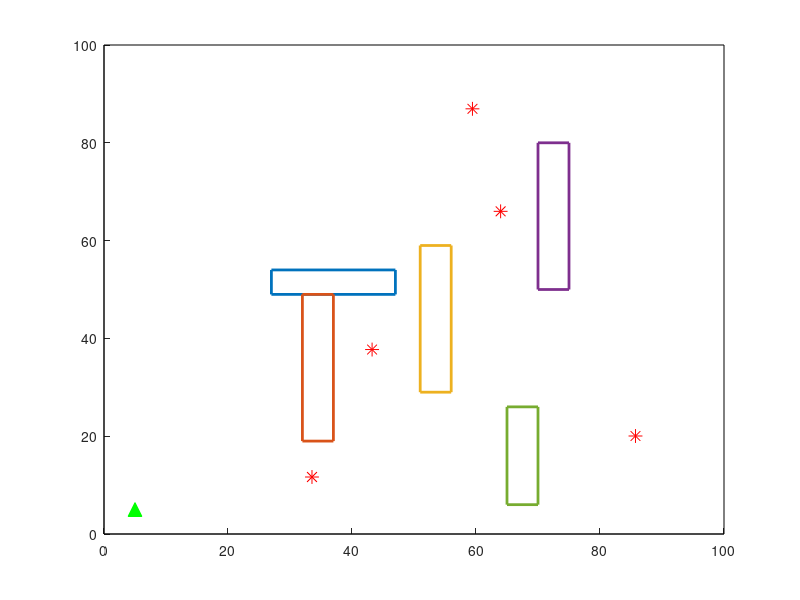

Here is the MATLAB script that generated this plot: (Note: this script raises an error after producing the figure.)
function genRndScene()
%%% randomly generate scenarios for simulation
% Chang Liu 8/6/16
% parameters to tune:
% s_pos: starting position of the human
% shape_set: the set of obstacles shapes
% obs_num: total number of obstacles
% tar_num: total number of targets
% max_spd_set: the maximum speed of the human between a pair of obstacles

clc;
clear all;

% basic setup
fld_cor = [0,0,100,100]; % size of the field [xmin,ymin,xmax,ymax]
s_pos = [5;5]; % starting position of the human

%% define obstacle
% define basic obstacle shapes
% {'r',[w,h]}: rectangle with horizontal size a (width) and vertical size b
% (height).
% {'c',a}: circle with radius a
shape_set = {{'r',[5,20]},{'r',[20,5]},{'r',[5,30]},{'c',5}}; 

% generate obstacle positions
obs_num = 5; % specifiy total number of obstacles
obs_set = cell(obs_num,1); % save info of obstacles
count = 0; % counter for obstacle

while (count < obs_num)
    % randomly generate obstacles until we have the numble of obstacle is obs_num
    shape_idx = randi(length(shape_set),1); % randomly choose a shape
    tmp_shape = shape_set{shape_idx};
    
    % generate position of an obstacle
    tmp_pos = [randi([fld_cor(1),fld_cor(3)],1);randi([fld_cor(2),fld_cor(4)],1)]; 
    if strcmp(tmp_shape{1},'c')        
    % for a circle, the generated position is its center
        radius = tmp_shape{2};
        
        % keep this obstacle if it falls within the field and do not
        % collide with other obstacles. otherwise, generate a new one
        if (tmp_pos(1)+radius <= fld_cor(3)) && (tmp_pos(1)-radius >= fld_cor(1)) ...
                && (tmp_pos(2)+radius <= fld_cor(4)) && (tmp_pos(2)-radius >= fld_cor(2))            
            % if inside the field, check collision then 
            new_shape = {shape_set{shape_idx}{1},shape_set{shape_idx}{2},tmp_pos};
            is_colliding = false;            
            for jj = 1:count                
                other_shape = obs_set{jj};                
                is_colliding = collisionCheck(new_shape,other_shape);
                if is_colliding
                    break;
                end
            end
            if is_colliding
                continue;
            end
            count = count + 1;
            obs_set{count} = new_shape;            
        end
    elseif strcmp(tmp_shape{1},'r')
        % for rectangle, the generated position is its lower-left coordinate
        w = tmp_shape{2}(1);
        h = tmp_shape{2}(2);
        
        % keep this obstacle if it falls within the field and do not
        % collide with other obstacles. otherwise, generate a new one
        if (tmp_pos(1)+w <= fld_cor(3)) && (tmp_pos(2)+h <= fld_cor(4))
            % if inside the field, check collision then   
            new_shape = {shape_set{shape_idx}{1},shape_set{shape_idx}{2},tmp_pos};
            is_colliding = false;
            for jj = 1:count
                other_shape = obs_set{jj};                
                is_colliding = collisionCheck(new_shape,other_shape);
                if is_colliding
                    break;
                end
            end
            if is_colliding
                continue
            end
            count = count + 1;
            obs_set{count} = new_shape;            
        end
    end
end

%% define targets locations
d_margin = 10; % we design the targets to lie within a smaller rectangular area than the whole field: [xmin+d_margin,ymin+d_margin,xmax-d_margin,ymax-d_margin]
tar_area = fld_cor+[d_margin,d_margin,-d_margin,-d_margin];

obs_margin = 3; % the target should be away from the boundaries of obstacles by this margin

% specify target number
tar_num = 5; 
tar_cnt = 1; % counter for target
tar_pos = zeros(2,tar_num); % save targets' positions

while (tar_cnt <= tar_num)
    re_gen = false; % if true, the generated point is inside an obstacle and new regeneration is needed
    
    % generate target position
    tmp_pos = [tar_area(3)-tar_area(1);tar_area(4)-tar_area(2)].*...
        [rand(1);rand(1)]+[tar_area(1);tar_area(2)];
    
    % check if the generated point is in an obstacle
    for ii = 1:obs_num 
        tmp_shape = obs_set{ii};
        if strcmp(tmp_shape{1},'c')
            % for circle, the generated position is its center
            radius = tmp_shape{2};
            if norm(tmp_pos-tmp_shape{3}) <= radius+obs_margin
                re_gen = true;
                break
            end
        elseif strcmp(tmp_shape{1},'r')
            % for rectangle, the generated position is its lower-left coordinate
            w = tmp_shape{2}(1);
            h = tmp_shape{2}(2);
            ll_cor = tmp_shape{3}; % lower-left coordinate
            if (tmp_pos(1) >= ll_cor(1)-obs_margin) && (tmp_pos(2) >= ll_cor(2)-obs_margin) && ...
                    (tmp_pos(1) <= ll_cor(1)+w+obs_margin) && (tmp_pos(2) <= ll_cor(2)+h+obs_margin)
                re_gen = true;
                break
            end
        end
    end
    
    if ~re_gen
        tar_pos(:,tar_cnt) = tmp_pos;
        tar_cnt = tar_cnt + 1;
    end
end
%}

%% draw the scenario
figure
hold on
rectangle('Position',[fld_cor(1),fld_cor(2),fld_cor(3)-fld_cor(1),fld_cor(4)-fld_cor(2)]);

% draw obstacles
delta_ang = linspace(0,2*pi,20);
for ii = 1:obs_num % check if the generated point is in an obstacle
    tmp_shape = obs_set{ii};
    if strcmp(tmp_shape{1},'c')
        % for circle, the generated position is its center
        radius = tmp_shape{2};
        center = tmp_shape{3};
        plot(center(1)+radius*cos(delta_ang),center(2)+radius*sin(delta_ang),'LineWidth',2);
        
    elseif strcmp(tmp_shape{1},'r')
        % for rectangle, the generated position is its lower-left coordinate
        w = tmp_shape{2}(1);
        h = tmp_shape{2}(2);
        ll_cor = tmp_shape{3}; % lower-left coordinate
        all_cor = [ll_cor,ll_cor+[w;0],ll_cor+[w;h],ll_cor+[0;h]];
        plot([all_cor(1,:),all_cor(1,1)],[all_cor(2,:),all_cor(2,1)],'LineWidth',2);
    end
end

% draw targets
for ii = 1:size(tar_pos,2)
    plot(tar_pos(1,ii),tar_pos(2,ii),'r*','MarkerSize',10)
end
%}


%% find feasible path between targets
%
% this code usese RRT* to find a path
hold on
addpath('rrtstar')

max_spd_set = [1,2,1,3,2]; % human speed for each section
dt = 0.5;
des_pos = [s_pos,tar_pos]; % human destinations, including his starting position and all target positions
max_iter = 9e3;  % number of points to sample
rand_seed = 30; 

% draw starting position of the human
plot(s_pos(1),s_pos(2),'g^','MarkerSize',10,'MarkerFaceColor','g');

traj = [];
for kk = 1:size(des_pos,2)-1
    fld = struct('fld_cor',fld_cor,'obs_set',{obs_set},'g_pos',des_pos(:,kk+1),...
    's_pos',des_pos(:,kk),'obs_margin',obs_margin);
    
    max_spd = max_spd_set(kk);
    max_step = max_spd*dt;
    
    display(sprintf('max_iter %d',max_iter))
    display(sprintf('rand_seed %d',rand_seed))
    
    is_demo = 0;
    variant = 'Simple2D'; % this class is used for RRT* for a holonomic vehicle
    
    % find a path using RRT*
    result = pathFinder(fld,max_step,max_iter,is_demo,rand_seed,variant);
    traj = [traj,result.opt_path];
end
% draw trajectory
plot(traj(1,:),traj(2,:),'r')

%}
end


function is_colliding = collisionCheck(shape1, shape2)
% check if two shapes collide

is_colliding = false;

if strcmp(shape1{1},'r')
    w = shape1{2}(1);
    h = shape1{2}(2);
    xmin1 = shape1{3}(1);
    ymin1 = shape1{3}(2);
    xmax1 = shape1{3}(1)+w;
    ymax1 = shape1{3}(2)+h;
elseif strcmp(shape1{1},'c')
    rad1 = shape1{2};
    center1 = shape1{3};
end

if strcmp(shape2{1},'r')
    w = shape2{2}(1);
    h = shape2{2}(2);
    xmin2 = shape2{3}(1);
    ymin2 = shape2{3}(2);
    xmax2 = shape2{3}(1)+w;
    ymax2 = shape2{3}(2)+h;
elseif strcmp(shape2{1},'c')
    rad2 = shape2{2};
    center2 = shape2{3};
end


if strcmp(shape1{1},'r') && strcmp(shape2{1},'r')
    % two rectangles collide iff xmin1<xmax2 && xmax1>xmin2 &&
    % ymin1 < ymax2 && ymax1 > ymin2
    if (xmin1<xmax2 && xmax1>xmin2 && ymin1 < ymax2 && ymax1 > ymin2)
        % colliding happens
        is_colliding = true;
        return
    end
elseif strcmp(shape1{1},'r') && strcmp(shape2{1},'c')
    % the rectangle collide with a circle iff one of two
    % conditions is statisfied:
    % 1. a further point of the circle along x or y
    % direction is inside the rectangle
    % 2. a vertex of rectangle is inside the circle
    
    % test condition 1
    fur_pts = bsxfun(@plus,center2,[-rad2,0,rad2,0;0,rad2,0,-rad2]);
    tmp_cmp = bsxfun(@lt,[xmin1;ymin1],fur_pts) & bsxfun(@gt,[xmax1;ymax1],fur_pts);
    if ~all(sum(tmp_cmp,2)<2)
        % colliding happens
        is_colliding = true;
        return
    end
    
    % test condition 2
    % corner points of the rectangle
    cor_pts = [xmin1,xmin1,xmax1,xmax1;ymin1,ymax1,ymax1,ymin1];
    % distance to circle center
    tmp_cmp = sum((bsxfun(@minus,cor_pts,center2)).^2,1)-rad2^2;
    if ~all(tmp_cmp > 0)
        % colliding happens
        is_colliding = true;
        return
    end
elseif strcmp(shape1{1},'c') && strcmp(shape2{1},'r')
    % the rectangle collide with a circle iff one of two
    % conditions is statisfied:
    % 1. a further point of the circle along x or y
    % direction is inside the rectangle
    % 2. a vertex of rectangle is inside the circle
    
    % test condition 1
    fur_pts = bsxfun(@plus,center1,[-rad1,0,rad1,0;0,rad1,0,-rad1]);
    tmp_cmp = bsxfun(@lt,[xmin2;ymin2],fur_pts) & bsxfun(@gt,[xmax2;ymax2],fur_pts);
    if ~all(sum(tmp_cmp,2)<2)
        % colliding happens
        is_colliding = true;
        return
    end
    
    % test condition 2
    % corner points of the rectangle
    cor_pts = [xmin2,xmin2,xmax2,xmax2;ymin2,ymax2,ymax2,ymin2];
    % distance to circle center
    tmp_cmp = sum((bsxfun(@minus,cor_pts,center1)).^2,1)-rad1^2;
    if ~all(tmp_cmp > 0)
        % colliding happens
        is_colliding = true;
        return
    end
elseif strcmp(shape1{1},'c') && strcmp(shape2{1},'c')
    if norm(center1-center2) <= rad1+rad2
        % colliding happens
        is_colliding = true;
        return
    end
end
end